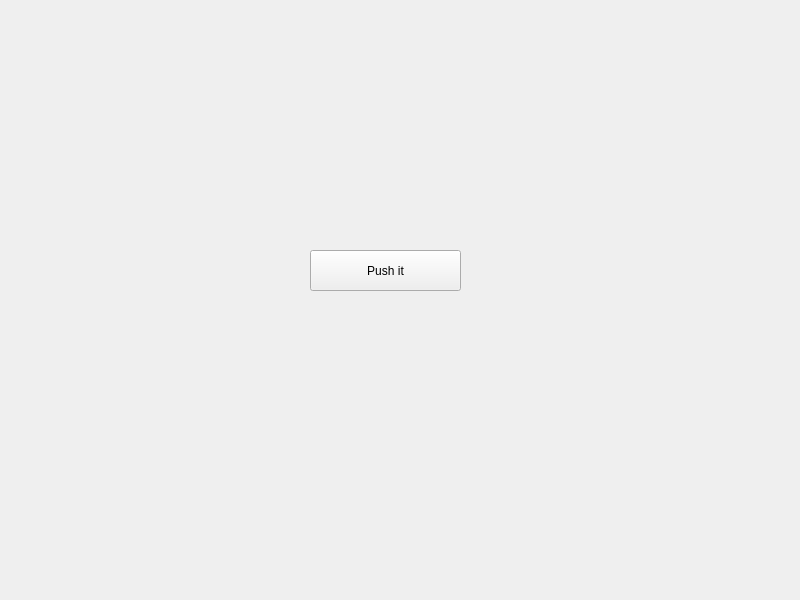
<?xml version="1.0" encoding="UTF-8"?>
<ui version="4.0">
 <class>MainWindow</class>
 <widget class="QMainWindow" name="MainWindow">
  <property name="geometry">
   <rect>
    <x>0</x>
    <y>0</y>
    <width>800</width>
    <height>600</height>
   </rect>
  </property>
  <property name="windowTitle">
   <string>MainWindow</string>
  </property>
  <widget class="QWidget" name="centralwidget">
   <widget class="QPushButton" name="pushButton">
    <property name="geometry">
     <rect>
      <x>310</x>
      <y>250</y>
      <width>151</width>
      <height>41</height>
     </rect>
    </property>
    <property name="text">
     <string>Push it</string>
    </property>
   </widget>
  </widget>
 </widget>
 <resources/>
 <connections/>
</ui>
